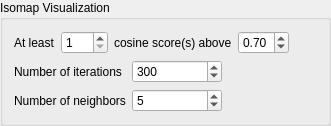
<?xml version="1.0" encoding="UTF-8"?>
<ui version="4.0">
 <class>gbOptions</class>
 <widget class="QGroupBox" name="gbOptions">
  <property name="geometry">
   <rect>
    <x>0</x>
    <y>0</y>
    <width>331</width>
    <height>107</height>
   </rect>
  </property>
  <property name="title">
   <string>Isomap Visualization</string>
  </property>
  <layout class="QGridLayout" name="gridLayout_3">
   <item row="3" column="1">
    <widget class="QSpinBox" name="spinNumIterations">
     <property name="minimum">
      <number>1</number>
     </property>
     <property name="maximum">
      <number>10000</number>
     </property>
     <property name="singleStep">
      <number>50</number>
     </property>
     <property name="stepType">
      <enum>QAbstractSpinBox::AdaptiveDecimalStepType</enum>
     </property>
     <property name="value">
      <number>300</number>
     </property>
    </widget>
   </item>
   <item row="3" column="0">
    <widget class="QLabel" name="label_6">
     <property name="text">
      <string>Number of iterations</string>
     </property>
    </widget>
   </item>
   <item row="0" column="0" colspan="3">
    <layout class="QHBoxLayout" name="horizontalLayout_2">
     <item>
      <widget class="QLabel" name="label_7">
       <property name="text">
        <string>At least</string>
       </property>
      </widget>
     </item>
     <item>
      <widget class="QSpinBox" name="spinMinScoresAboveThreshold">
       <property name="minimum">
        <number>1</number>
       </property>
       <property name="maximum">
        <number>100</number>
       </property>
      </widget>
     </item>
     <item>
      <widget class="QLabel" name="label_8">
       <property name="text">
        <string>cosine score(s) above</string>
       </property>
      </widget>
     </item>
     <item>
      <widget class="QDoubleSpinBox" name="spinMinScore">
       <property name="maximum">
        <double>1.000000000000000</double>
       </property>
       <property name="singleStep">
        <double>0.050000000000000</double>
       </property>
       <property name="value">
        <double>0.700000000000000</double>
       </property>
      </widget>
     </item>
     <item>
      <spacer name="horizontalSpacer">
       <property name="orientation">
        <enum>Qt::Horizontal</enum>
       </property>
       <property name="sizeHint" stdset="0">
        <size>
         <width>40</width>
         <height>20</height>
        </size>
       </property>
      </spacer>
     </item>
    </layout>
   </item>
   <item row="4" column="0">
    <widget class="QLabel" name="label">
     <property name="text">
      <string>Number of neighbors</string>
     </property>
    </widget>
   </item>
   <item row="4" column="1">
    <widget class="QSpinBox" name="spinNumNeighbors">
     <property name="minimum">
      <number>1</number>
     </property>
     <property name="maximum">
      <number>1000</number>
     </property>
     <property name="stepType">
      <enum>QAbstractSpinBox::AdaptiveDecimalStepType</enum>
     </property>
     <property name="value">
      <number>5</number>
     </property>
    </widget>
   </item>
  </layout>
 </widget>
 <tabstops>
  <tabstop>spinMinScore</tabstop>
 </tabstops>
 <resources/>
 <connections/>
</ui>
